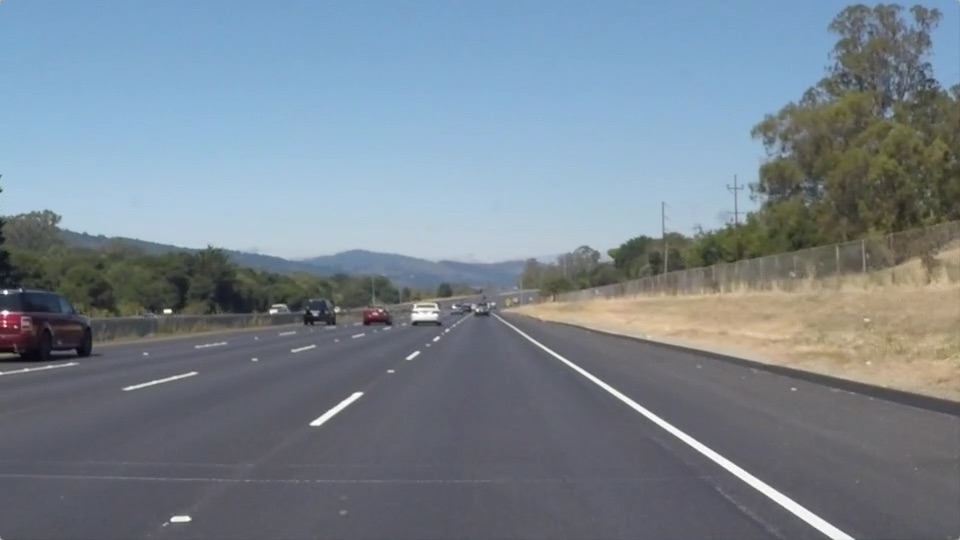
#> input picture test_images/solidWhiteRight.jpg, 960 x 540 px
$ jupyter execute --allow-errors P1.ipynb   (shell and % lines are left out)
#> lines starting #> are read from the running program, lines starting #| are printed output that depends on the picture
# Self-Driving Car Engineer Nanodegree

## Project: **Finding Lane Lines on the Road**
***
In this project, you will use the tools you learned about in the lesson to identify lane lines on the road.  You can develop your pipeline on a series of individual images, and later apply the result to a video stream (really just a series of images). Check out the video clip "raw-lines-example.mp4" (also contained in this repository) to see what the output should look like after using the helper functions below.

Once you have a result that looks roughly like "raw-lines-example.mp4", you'll need to get creative and try to average and/or extrapolate the line segments you've detected to map out the full extent of the lane lines.  You can see an example of the result you're going for in the video "P1_example.mp4".  Ultimately, you would like to draw just one line for the left side of the lane, and one for the right.

In addition to implementing code, there is a brief writeup to complete. The writeup should be completed in a separate file, which can be either a markdown file or a pdf document. There is a [write up template](https://github.com/udacity/CarND-LaneLines-P1/blob/master/writeup_template.md) that can be used to guide the writing process. Completing both the code in the Ipython notebook and the writeup template will cover all of the [rubric points](https://review.udacity.com/#!/rubrics/322/view) for this project.

---
Let's have a look at our first image called 'test_images/solidWhiteRight.jpg'.  Run the 2 cells below (hit Shift-Enter or the "play" button above) to display the image.

**Note: If, at any point, you encounter frozen display windows or other confounding issues, you can always start again with a clean slate by going to the "Kernel" menu above and selecting "Restart & Clear Output".**

---

**The tools you have are color selection, region of interest selection, grayscaling, Gaussian smoothing, Canny Edge Detection and Hough Tranform line detection.  You  are also free to explore and try other techniques that were not presented in the lesson.  Your goal is piece together a pipeline to detect the line segments in the image, then average/extrapolate them and draw them onto the image for display (as below).  Once you have a working pipeline, try it out on the video stream below.**

---

<figure>

 <figcaption>
 <p></p>
 <p style="text-align: center;"> Your output should look something like this (above) after detecting line segments using the helper functions below </p>
 </figcaption>
</figure>
 <p></p>
<figure>

 <figcaption>
 <p></p>
 <p style="text-align: center;"> Your goal is to connect/average/extrapolate line segments to get output like this</p>
 </figcaption>
</figure>

**Run the cell below to import some packages.  If you get an `import error` for a package you've already installed, try changing your kernel (select the Kernel menu above --> Change Kernel).  Still have problems?  Try relaunching Jupyter Notebook from the terminal prompt.  Also, consult the forums for more troubleshooting tips.**

## Import Packages

[cell 1]
#importing some useful packages
import matplotlib.pyplot as plt
import matplotlib.image as mpimg
import numpy as np
import cv2

## Read in an Image

[cell 2]
#reading in an image
image = mpimg.imread('test_images/solidWhiteRight.jpg')
#> image is the input picture: shape (540, 960, 3); mean R, G, B 120.3, 132.6, 143.7

#printing out some stats and plotting
print('This image is:', type(image), 'with dimensions:', image.shape)
#| This image is: <class 'numpy.ndarray'> with dimensions: (540, 960, 3)
plt.imshow(image)  # if you wanted to show a single color channel image called 'gray', for example, call as plt.imshow(gray, cmap='gray')

## Ideas for Lane Detection Pipeline

**Some OpenCV functions (beyond those introduced in the lesson) that might be useful for this project are:**

`cv2.inRange()` for color selection
`cv2.fillPoly()` for regions selection
`cv2.line()` to draw lines on an image given endpoints
`cv2.addWeighted()` to coadd / overlay two images
`cv2.cvtColor()` to grayscale or change color
`cv2.imwrite()` to output images to file
`cv2.bitwise_and()` to apply a mask to an image

**Check out the OpenCV documentation to learn about these and discover even more awesome functionality!**

## Helper Functions

Below are some helper functions to help get you started. They should look familiar from the lesson!

[cell 3]
import math

# [7 lines left out: function grayscale, not called in this run]
    # Or use BGR2GRAY if you read an image with cv2.imread()
    # return cv2.cvtColor(img, cv2.COLOR_BGR2GRAY)

def canny(img, low_threshold, high_threshold):
    """Applies the Canny transform"""
    return cv2.Canny(img, low_threshold, high_threshold)

def gaussian_blur(img, kernel_size):
    """Applies a Gaussian Noise kernel"""
    return cv2.GaussianBlur(img, (kernel_size, kernel_size), 0)

# [156 lines left out: functions region_of_interest, swap, line_maker, dist, draw_lines, hough_lines and 1 more, not called in this run]

## Test Images

Build your pipeline to work on the images in the directory "test_images"
**You should make sure your pipeline works well on these images before you try the videos.**

[cell 4]
import os
os.listdir("test_images/")

## Build a Lane Finding Pipeline

Build the pipeline and run your solution on all test_images. Make copies into the `test_images_output` directory, and you can use the images in your writeup report.

Try tuning the various parameters, especially the low and high Canny thresholds as well as the Hough lines parameters.

[cell 5]
try:
    os.listdir("./test_images_output/")
except Exception as e:
    os.mkdir("./test_images_output")

[cell 6]
# TODO: Build your pipeline that will draw lane lines on the test_images
# then save them to the test_images_output directory.

[cell 7]
# [32 lines left out: function draw_lane_lines, not called in this run]

[cell 8]
#reading in an image
input_image_list = os.listdir("test_images/")
for img in input_image_list:
    input_path = "test_images/" + img
    image = mpimg.imread(input_path)
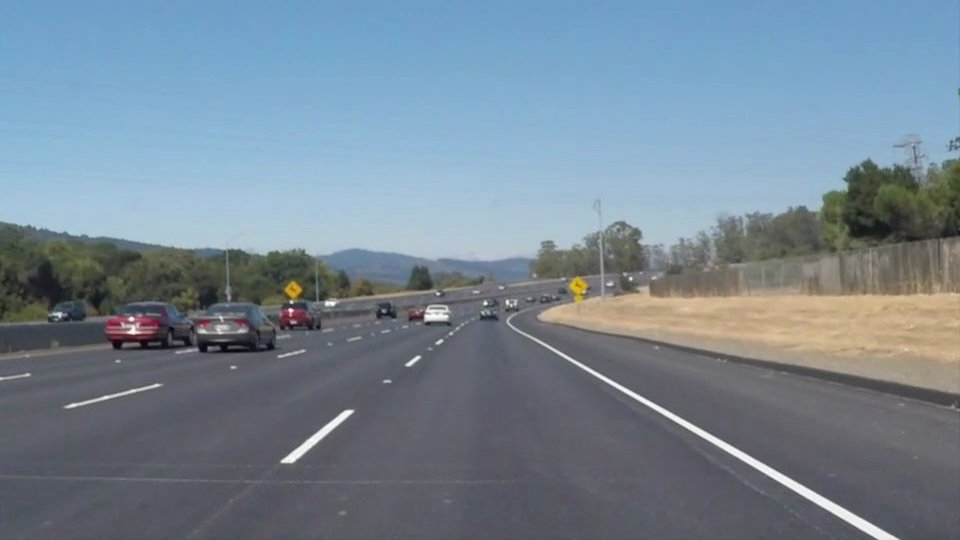
#> input picture test_images/solidWhiteCurve.jpg, 960 x 540 px
#> image is the input picture: shape (540, 960, 3); mean R, G, B 118.5, 134.5, 148.1
#     draw_lane_lines(image, img)
    image = cv2.cvtColor(image, cv2.COLOR_RGB2HLS)
#> image: shape (540, 960, 3); mean of channels 0, 1, 2 97.9, 133.5, 57.7
    print(image.shape)
#| (540, 960, 3)
    a = image[:,:,2]
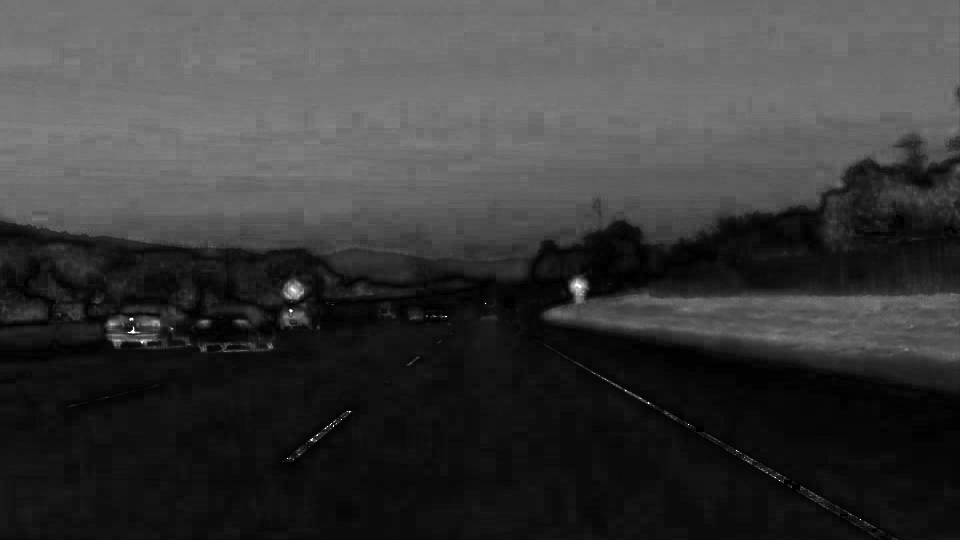
#> a: shape (540, 960); min 0, max 255, mean 57.7
    a = np.reshape(a, newshape = (a.shape[0], a.shape[1], 1))
    print(a.shape)
#| (540, 960, 1)
    break
